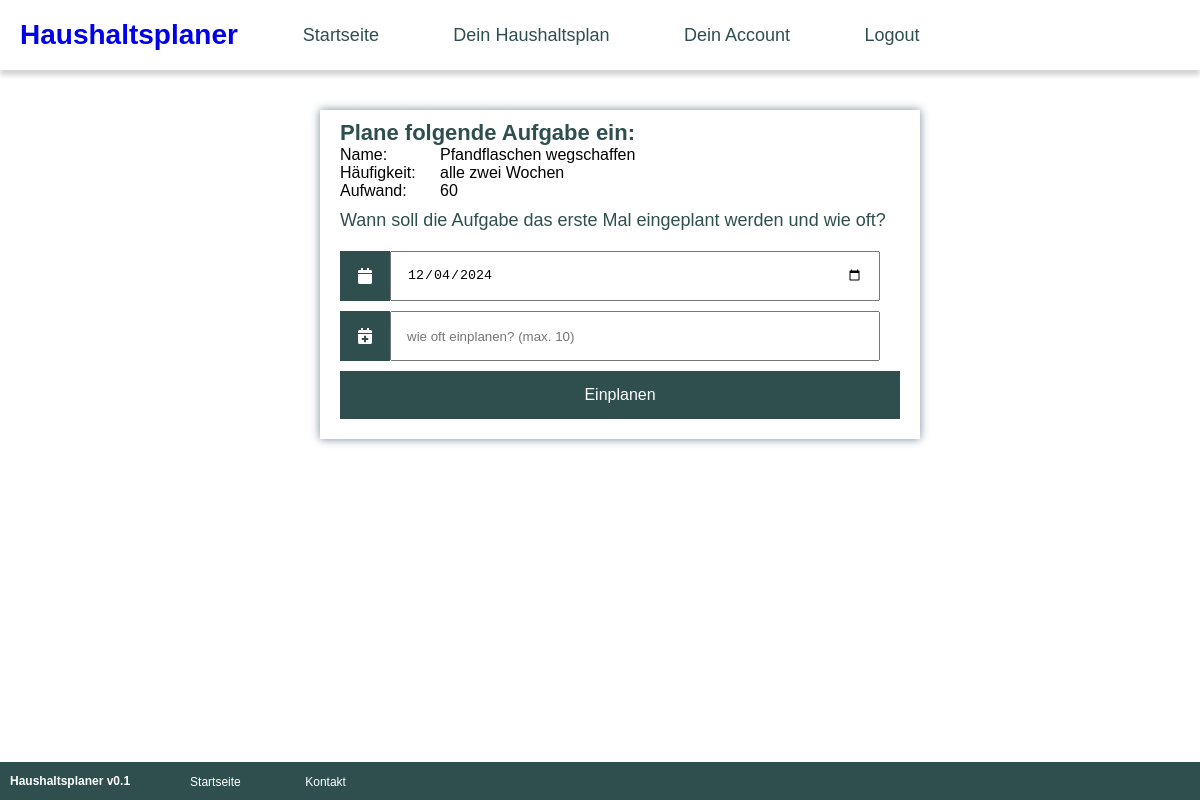
Screenshot of /aufgabeEinplanen.php?userId=1&aufgabeId=8 (signed in) with the database file from the repository.
### tables this page shows
CREATE TABLE `aufgaben` (
  `id` int(11) NOT NULL AUTO_INCREMENT,
  `name` varchar(127) NOT NULL,
  `haeufigkeit` int(11) DEFAULT NULL,
  `beschreibung` varchar(255) DEFAULT NULL,
  `score` int(11) DEFAULT NULL,
  `aufwand` int(11) DEFAULT NULL,
  `bild` varchar(255) DEFAULT NULL,
  `kategorie` varchar(127) DEFAULT NULL,
  PRIMARY KEY (`id`)
);

CREATE TABLE `lookuphaeufigkeit` (
  `id` int(11) NOT NULL AUTO_INCREMENT,
  `name` varchar(127) NOT NULL,
  `days` int(11) NOT NULL,
  PRIMARY KEY (`id`)
);

### php/functions.php (called while the page is built, shortened)
<?php
    function getAufgabeById($aufgabenId) {
        $mysqli = dbConnect();
        $statement = $mysqli->prepare("select a.id as id, a.name as name, a.bild as bild, a.beschreibung as beschreibung, a.score as score, a.aufwand as aufwand, lh.name as haeufigkeit from aufgaben as a INNER JOIN lookuphaeufigkeit as lh on a.haeufigkeit = lh.id where a.id = ? limit 50");
        $statement->bind_param("i",$aufgabenId);
        $statement->execute();
        $result = $statement->get_result();
        $aufgabenArray = $result->fetch_all(MYSQLI_ASSOC);
        return $aufgabenArray[0];
    }
?>

### aufgabeEinplanen.php (the view, shortened to what this page needs)
<?php require "php/functions.php" ?>
<DOCTYPE html>
<html lang="de">
<head>
    <link rel="stylesheet" href="css/styles.css">
    <link rel="stylesheet" href="https://use.fontawesome.com/releases/v5.7.1/css/all.css">
</head>
<body>
    <?php include "includes/nav.php" ?>
    <main>
        <div class="aufgabenbeschreibung">
            <div class="aufgbeschr-ueberschrift">Plane folgende Aufgabe ein:</div>
            <?php $aufgabe = getAufgabeById($_GET['aufgabeId']) ?>
            <div class="eigenschaft">
                <div>Name:</div>
                <div><?=$aufgabe['name']?></div>
            </div>
            <div class="eigenschaft">
                <div>Häufigkeit:</div>
                <div><?=$aufgabe['haeufigkeit']?></div>
            </div>
            <div class="eigenschaft">
                <div>Aufwand:</div>
                <div><?=$aufgabe['aufwand']?></div>
            </div>
            <div class="formBeschreibung">Wann soll die Aufgabe das erste Mal eingeplant werden und wie oft?</div>
            <form action="php/planeAufgabeEin.php" method="post">
                <label for="startdatum">
                    <i class="fas fa-calendar"></i>
                </label>
                <input type="date" name="startdatum" placeholder="Startdatum" id="startdatum" value="<?= date('Y-m-d');?>" required>
                <label for="repeat">
                    <i class="fas fa-calendar-plus"></i>
                </label>
                <input type="number" name="repeat" placeholder="wie oft einplanen? (max. 10)" id="repeat" max=10 required>
                <input type="submit" value="Einplanen">
            </form>
        </div>
    </main>
    <?php include "includes/footer.php" ?>
</body>
</html>

### css/styles.css (style rules this page uses)
* { margin: 0; padding: 0; box-sizing: border-box; }
body { font-family: sans-serif; min-height: 100%; color: black; }

### css/colors.css (style rules this page uses)
:root { --headline-font-color: darkslategray; --nav-links-font-color: var(--headline-font-color); --footer-bg-color: var(--headline-font-color); --nonstandard-text-font-color: darkolivegreen; --highlight-nav-link-font-color: var(--nonstandard-text-font-color); }

### css/main-styles.css (style rules this page uses)
main { display: grid; grid-template-columns: auto 1fr; column-gap: 20px; padding: 0px 20px 0px 20px; }
.eigenschaft { display: grid; grid-template-columns: 105px 1fr; column-gap: 10px; }

### css/planeAugabeEin-styles.css (style rules this page uses)
.aufgabenbeschreibung { width: 600px; box-shadow: 0 0 9px 0 lightslategray; background-color: white; margin: 40px 50%; }
.aufgbeschr-ueberschrift { color: var(--headline-font-color); padding: 10px 20px 0 20px; font-size: 22px; font-weight: bold; }
.aufgabenbeschreibung .formBeschreibung { padding: 10px 20px 0 20px; font-size: 18px; color: var(--headline-font-color); }
.aufgabenbeschreibung .eigenschaft { display: grid; grid-template-columns: 90px 1fr; column-gap: 10px; padding: 0 20px; }
.aufgabenbeschreibung form { display: flex; flex-wrap: wrap; justify-content: center; padding: 20px 0; }
.aufgabenbeschreibung form label { display: flex; justify-content: center; align-items: center; width: 50px; height: 50px; background-color: var(--headline-font-color); color: white; }
.aufgabenbeschreibung form input[type="number"], .aufgabenbeschreibung form input[type="date"] { width: 490px; height: 50px; border: 1px thin darkgrey; margin: 0 20px 10px 0; padding: 0 15px; }
.aufgabenbeschreibung form input[type="submit"] { width: 100%; padding: 15px; margin: 0px 20px; background-color: var(--headline-font-color); border: 0; cursor: pointer; color: white; font-size: 16px; transition: background-color 0.2s; }

### rows the page displays
aufgaben: name "Pfandflaschen wegschaffen", lookuphaeufigkeit.name "alle zwei Wochen", aufwand "60"
